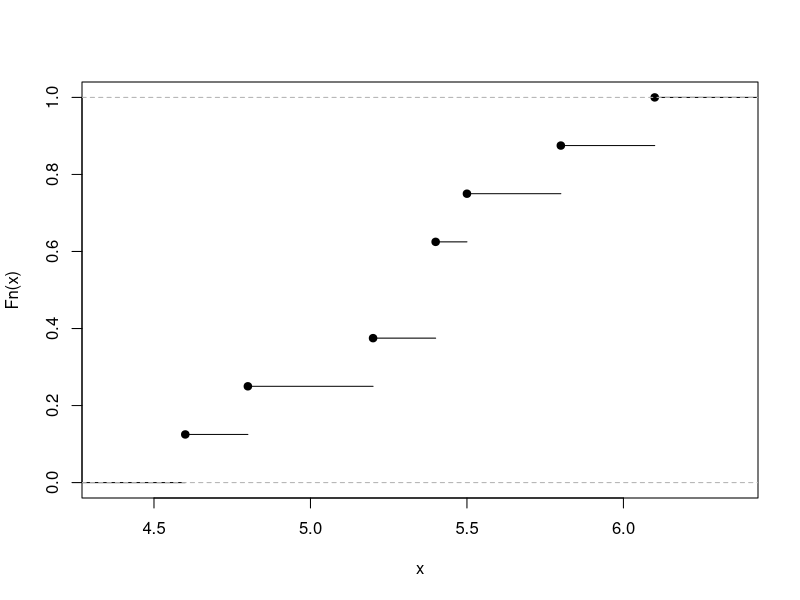
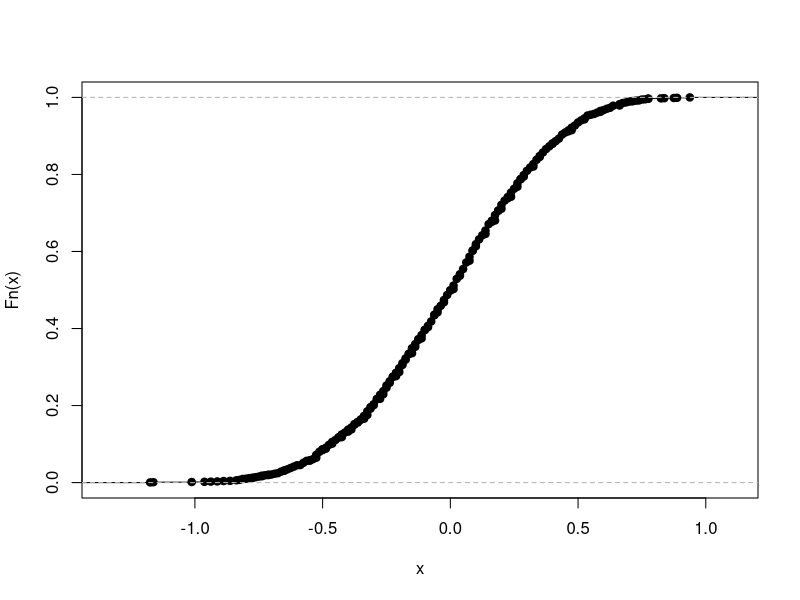

Here is the R script that generated these plots, in order:
## ---- chunk 1

observedSample <- c(5.20, 4.80, 5.40, 4.60, 
                    6.10, 5.40, 5.80, 5.50)

myecdf_fun     <- ecdf(observedSample)

plot(myecdf_fun, main="")
## ---- chunk 2
observedSample <- c(-0.6, 1.0, 1.4, -0.8, 1.6, 1.9, -0.1, 0.7)
## ---- chunk 3
## generating a bootstrap sample
bootSample <- sample(x       = observedSample, 
                     size    = length(observedSample), 
                     replace = TRUE)
## ---- chunk 4
n                <- length(observedSample)
Xbar             <- mean(observedSample)
m                <- 2000
bootRealizations <- numeric(m)

for(l in seq_len(m)){
 bootSample          <- sample(x       = observedSample, 
                               size    = n, 
                               replace = TRUE)
 bootXbar            <- mean(bootSample)
 bootRealizations[l] <- bootXbar - Xbar
}

plot(ecdf(bootRealizations), main="")
